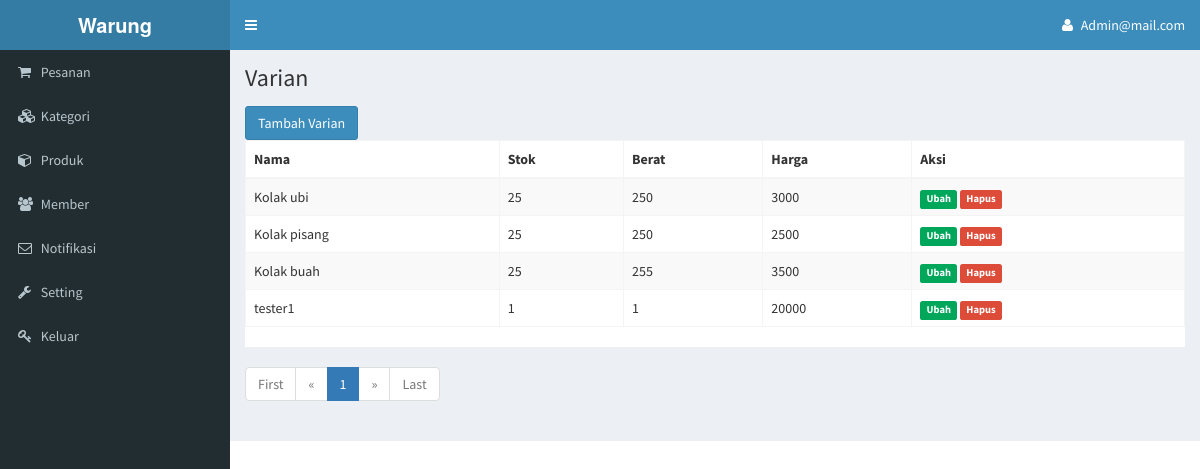
Screenshot of /varian.php?produkid=3 (signed in) with the database file from the repository.
### tables this page shows
CREATE TABLE `varian` (
  `id` int(11) NOT NULL,
  `produk_id` int(11) NOT NULL,
  `nama` varchar(50) NOT NULL,
  `stok` int(11) NOT NULL,
  `berat` int(11) NOT NULL,
  `harga` varchar(12) NOT NULL
);

### varian.php (the view, shortened to what this page needs)
<?php
if(isset($_SESSION['id'])){
include "header.php";
?>
      <div class="content-wrapper">
        <section class="content-header">
          <h1>
            Varian
          </h1>
        </section>
    <section class="content">
<a href="editvarian.php?produkid=<?php echo $_GET['produkid'];?>" class="btn btn-primary">Tambah Varian</a><br>
      <div class="table-responsive" style="background:#FFF">
       <table class="table table-striped table-bordered">
<thead><tr><th>Nama</th><th>Stok</th><th>Berat</th><th>Harga</th><th>Aksi</th></tr></thead>
<tbody>
          <?php
          if($_GET['produkid']==null){
            $id=$_SESSION['produkid'];
          }else{
            $id=$_GET['produkid'];
          }
          $page = (isset($_GET['page']))? $_GET['page'] : 1;
          $limit = 10;
          $limit_start = ($page - 1) * $limit;
          $all = $connect->query("SELECT * FROM varian WHERE produk_id ='$id'");
          $sql = $connect->query("SELECT * FROM varian WHERE produk_id ='$id' LIMIT ".$limit_start.",".$limit);
          $jumlah_page = ceil($all->num_rows/ $limit);
          while($data = $sql->fetch_assoc()){
            echo '<tr><td>'.$data['nama'].'</td><td>'.$data['stok'].'</td><td>'.$data['berat'].'</td><td>'.$data['harga'].'</td>
            <td><a href="editvarian.php?id='.$data['id'].'"class="label bg-green">Ubah</a>
            <a href="varian.php?produkid='.$data['produk_id'].'&d='.$data['id'].'" class="label bg-red" onClick="return confirm(\'Apakah Anda yakin?\')">Hapus</a></td></tr>';
          }
          ?>
        </tbody>
        </table>
      </div>
      <ul class="pagination">
        <?php
        if($page == 1){
          echo '<li class="disabled"><a href="#">First</a></li><li class="disabled"><a href="#">&laquo;</a></li>';
        }else{
          $link_prev = ($page > 1)? $page - 1 : 1;
          echo '<li><a href="varian.php?produkid='.$id.'&page=1">First</a></li>
          <li><a href="varian.php?produkid='.$id.'&page='.$link_prev.'">&laquo;</a></li>';
        }
        $jumlah_number = 3;
        $start_number = ($page > $jumlah_number)? $page - $jumlah_number : 1;
        $end_number = ($page < ($jumlah_page - $jumlah_number))? $page + $jumlah_number : $jumlah_page;
        for($i = $start_number; $i <= $end_number; $i++){
          $link_active = ($page == $i)? ' class="active"' : '';
          echo '<li'.$link_active.'><a href="varian.php?produkid='.$id.'&page='.$i.'">'.$i.'</a></li>';
        }
        if($page == $jumlah_page){
          echo '<li class="disabled"><a href="#">&raquo;</a></li><li class="disabled"><a href="#">Last</a></li>';
        }else{
          $link_next = ($page < $jumlah_page)? $page + 1 : $jumlah_page;
        echo '<li><a href="varian.php?produkid='.$id.'&page='.$link_next.'">&raquo;</a></li>
        <li><a href="varian.php?produkid='.$id.'&page='.$jumlah_page.'">Last</a></li>';
        }
        ?>
      </ul>
    </div>
  <?php }?>
  </body>
</html>

### rows the page displays
varian: nama "Kolak ubi", stok "25", berat "250", harga "3000"
varian: nama "Kolak pisang", stok "25", berat "250", harga "2500"
varian: nama "Kolak buah", stok "25", berat "255", harga "3500"
varian: nama "tester1", stok "1", berat "1", harga "20000"

### other values shown
$_SESSION['id'] "Admin@mail.com"
